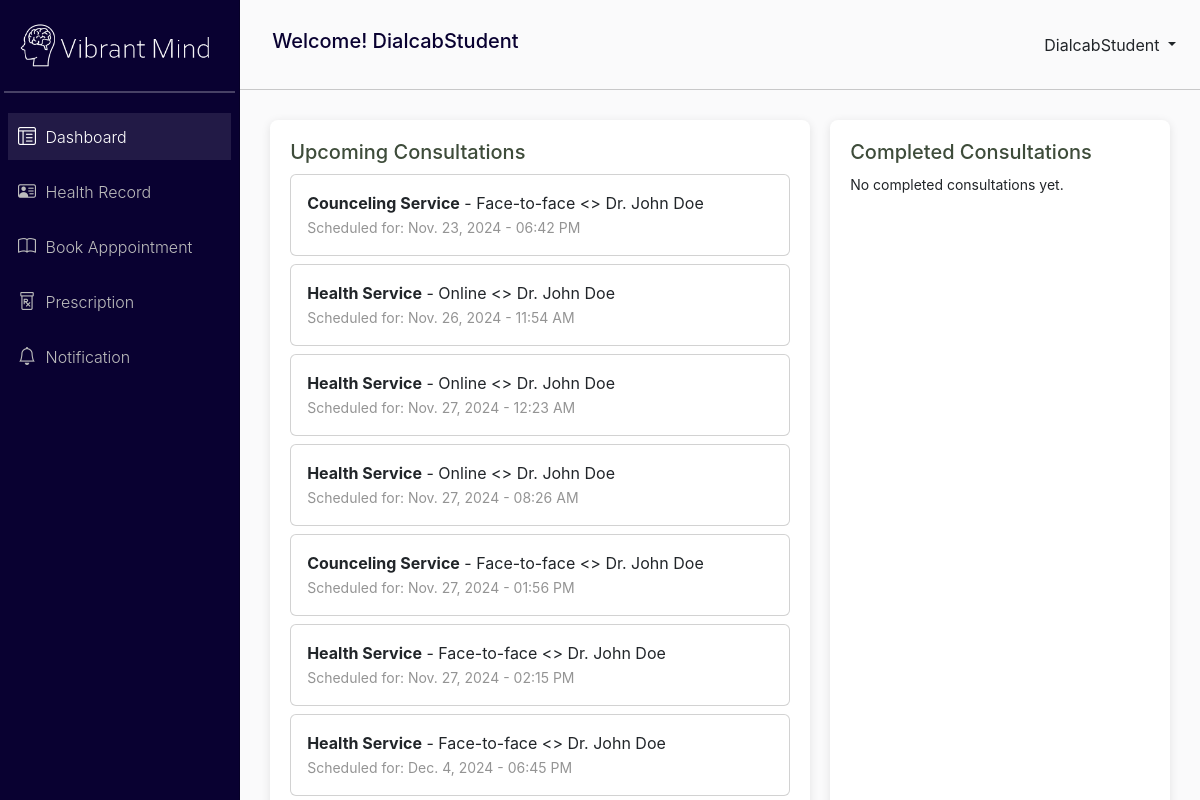
The app's page /student/dashboard/ (signed in), older data.
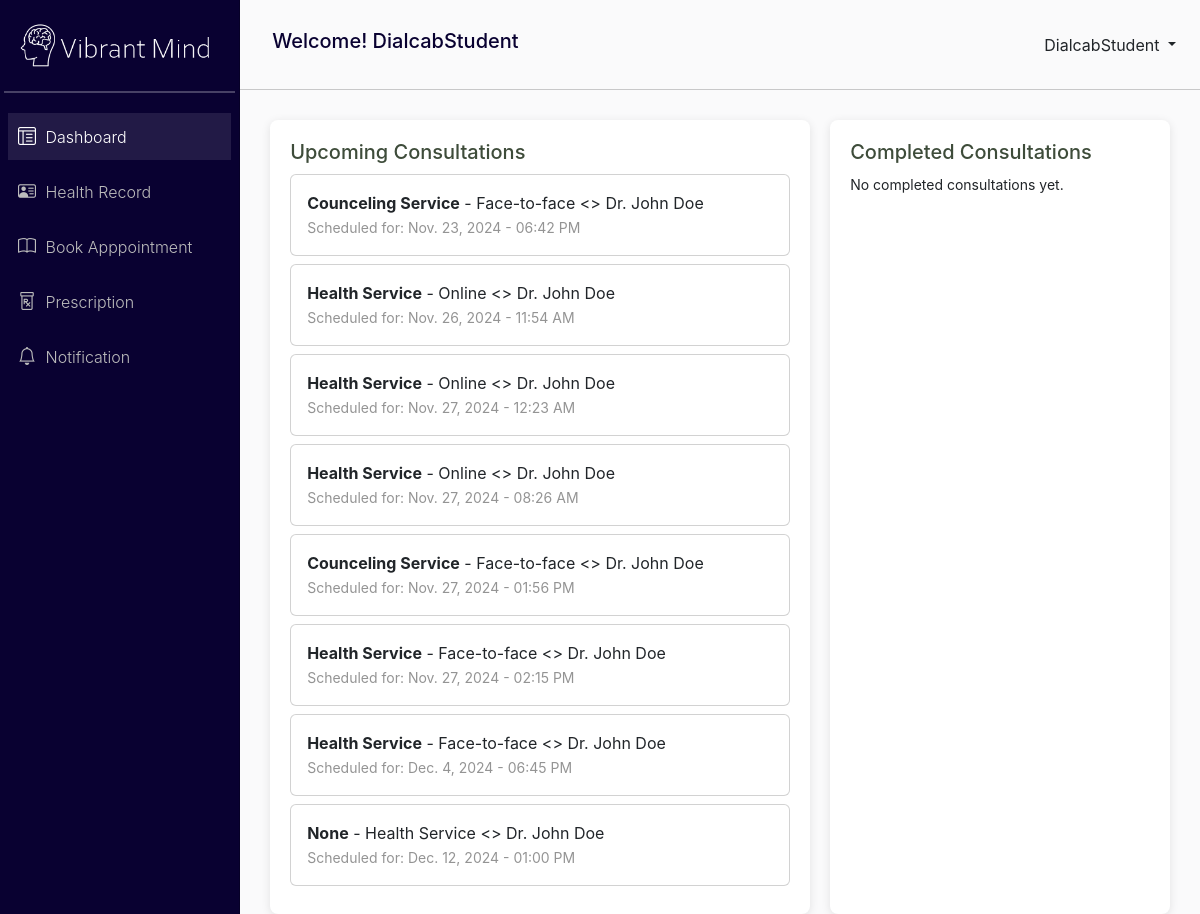
The same page, newer data.
### VibrantMind_app/models.py (models this page shows, shortened)
class Appointment(models.Model):
    SESSION_TYPE = (
        ('Health Service', 'Health Service'),
        ('Counceling Service', 'Counceling Service'),
    )
    STAFF_CHOICE = (
        ('Health Staff', 'Health Staff'),
        ('Counceling Staff', 'Counceling Staff'),
    )
    APPOINTMENT_TYPE = (
        ('Face-to-face', 'Face-to-Face'),
        ('Online', 'Online'),
    )
    patient = models.ForeignKey(Patient, on_delete=models.CASCADE)
    session_type = models.CharField(max_length=100, choices=SESSION_TYPE, null=True)
    appointment_type = models.CharField(max_length=100, choices=APPOINTMENT_TYPE, null=True)
    date = models.DateField(blank=True, null=True)
    time = models.TimeField(blank=True, null=True)
    staff = models.CharField(max_length=100, choices=STAFF_CHOICE, blank=True)
    notes = models.TextField(null=True)
    dateRequested = models.DateField(auto_now_add=True, null=True)
    timeRequested = models.TimeField(auto_now_add=True, null=True)
    approval = models.BooleanField(default=False)
    is_done = models.BooleanField(default=False)
    is_removed = models.BooleanField(default=False)

### VibrantMind_app/views.py (the view)
# urls.py: path('student/dashboard/', views.student_dashboard_view, name='student_dashboard'),
@login_required
def student_dashboard_view(request):
    user_profile = UserProfile.objects.get(user=request.user)
    upcoming_consultations = Appointment.objects.filter(
        approval=True,
        is_done=False
    ).order_by('date', 'time')
    completed_consultations = Appointment.objects.filter(
        is_done=True
    ).order_by('-date', '-time')[:5]  # Limit to the last 5 consultations
    context = {
        'upcoming_consultations': upcoming_consultations,
        'completed_consultations': completed_consultations,
    }
    return render(request, 'student/dashboard.html', context)

### VibrantMind_app/templates/Student/dashboard.html (shortened to what this page needs)
{% extends 'student/base.html' %}
{% block content %}
<div class="dashboard-panels">
    <div class="panel large">
        <h5>Upcoming Consultations</h5>
        {% if upcoming_consultations %}
                {% for consultation in upcoming_consultations %}
                    <div class="card mb-2">
                        <div class="card-body">
                            <div class="d-flex" style="justify-content: space-between;">
                                <div>
                                    <b>{{ consultation.session_type }}</b> - {{ consultation.appointment_type }} <> Dr. John Doe
                                    <br> <span class="appointment-card-span">Scheduled for: {{ consultation.date }} - {{ consultation.time|time:"h:i A" }}</span>
                                </div>
                            </div>
                        </div>
                    </div>
                {% endfor %}
        {% else %}
            <p>No upcoming consultations.</p>
        {% endif %}
    </div>
    <div class="panel small">
        <h5>Completed Consultations</h5>
        {% if completed_consultations %}
            <ul>
                {% for consultation in completed_consultations %}
                    <li>
                        {{ consultation.date }} - {{ consultation.appointment_type }}
                        <span>with {{ consultation.staff }}</span>
                    </li>
                {% endfor %}
            </ul>
        {% else %}
            <p>No completed consultations yet.</p>
        {% endif %}
    </div>
</div>
{% endblock %}

Row changes from the older to the newer data that the page shows:
added Appointment: session_type "None", appointment_type "Health Service", date "Dec. 12, 2024", time "01:00 PM"
